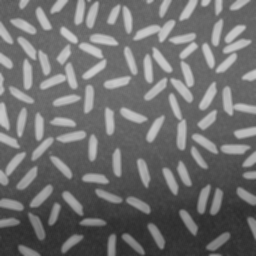
#> input picture Assignment-1/rice.png, 256 x 256 px
$ jupyter execute '(ii) Sharpening.ipynb'
#> lines starting #> are read from the running program, lines starting #| are printed output that depends on the picture
[cell 1]
import cv2
import numpy as np
import skimage.measure
import matplotlib.pyplot as plt

#import the needed image
image_path = "rice.png"

image1 = cv2.imread(image_path)
#> image1 is the input picture: shape (256, 256, 3); min 44, max 204, mean 111.2

#convert the image's color to rgb
image1 = cv2.cvtColor(image1, cv2.COLOR_BGR2RGB)

#perform box filtering
kernel = np.ones((5,5), np.float32)/(5*5)
res1 = cv2.filter2D(image1, -1, kernel)

#perform gaussian filtering
res2 = cv2.GaussianBlur(image1, (5,5), 2)

#use formula given to get the "details" of both of the images
details1 = image1 - res1
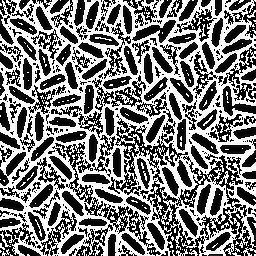
#> details1: shape (256, 256, 3); min 0, max 255, mean 122.1
details2 = image1 - res2
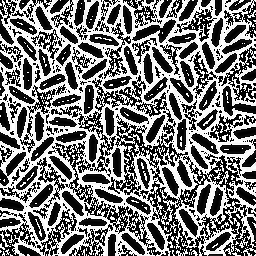
#> details2: shape (256, 256, 3); min 0, max 255, mean 119.2

#use the given formula to get the sharpened images
sharpenedImage1 = image1 + details1
sharpenedImage2 = image1 + details2

#plot both of the sharpened images\
plt.figure(figsize=(15, 15))
plt.subplot(121), plt.imshow(sharpenedImage1)
plt.title("box sharpened"), plt.xticks([]), plt.yticks([])
plt.subplot(122), plt.imshow(sharpenedImage2)
plt.title("gaussian sharpened"), plt.xticks([]), plt.yticks([])
plt.show()
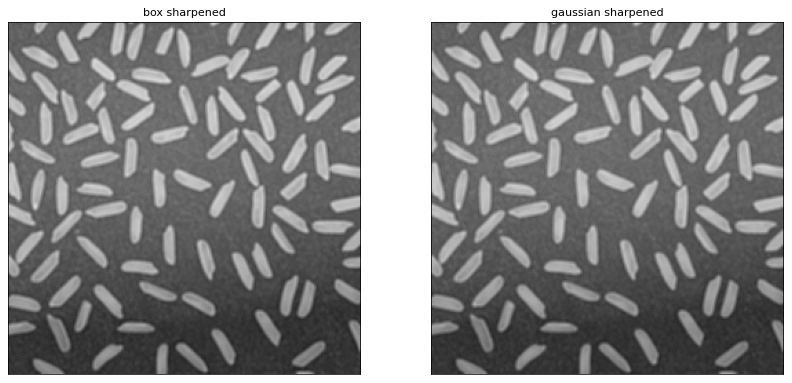
#> figure drawn by matplotlib, 2 panels
